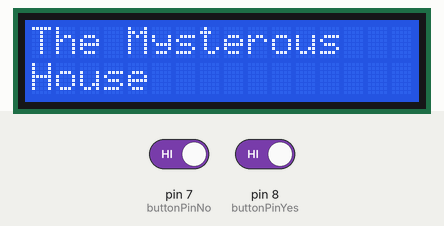
Simulated run of this sketch. Board: Arduino Uno, built with avr-gcc and run on an emulated ATmega328P. On the bench: 16×2 character LCD. Inputs (shaded band) come from the test bench; at power-on: pin 7 (buttonPinNo) HIGH, pin 8 (buttonPinYes) HIGH.

Above: at 0.1 s.
4.3 s: pin 7 (buttonPinNo) driven LOW
At 11.4 s:
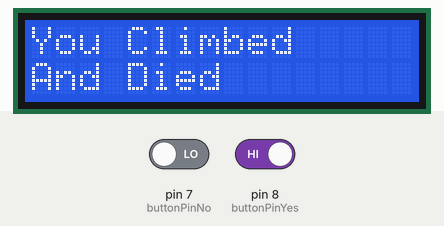
15.6 s: pin 7 (buttonPinNo) driven HIGH
At 29.5 s:
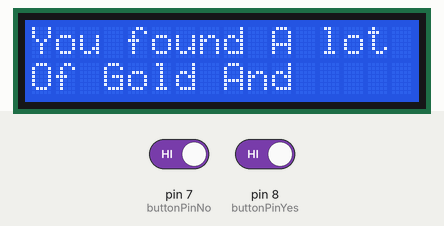
29.6 s: pin 7 (buttonPinNo) driven LOW and pin 8 (buttonPinYes) driven LOW
At 36.5 s:
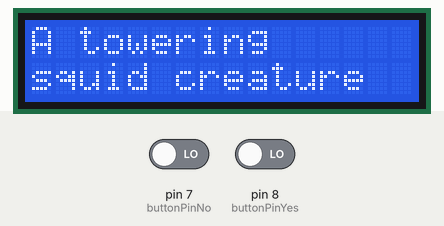
42.7 s: pin 8 (buttonPinYes) driven HIGH
At 53.3 s:
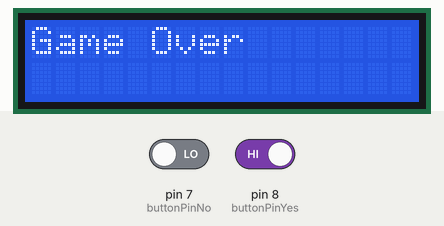
53.7 s: pin 8 (buttonPinYes) driven LOW
At 61.7 s:
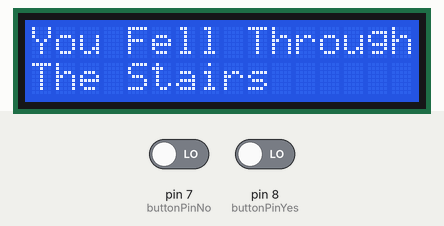
65.7 s: pin 8 (buttonPinYes) driven HIGH
At 73.8 s:
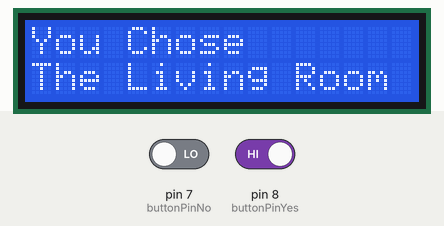
Timing chart, 0 to 75.3 s (numbered marks = the images above; inputs shaded):
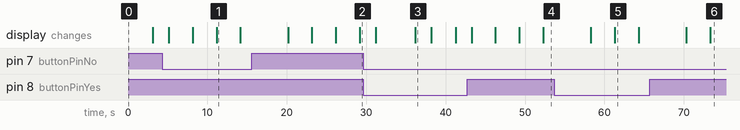

The sketch:

game.ino
```cpp
/*
  SparkFun Inventor’s Kit
  Circuit 4A-HelloWorld

  The LCD will display the words "Hello World" and show how many seconds have passed since
  the RedBoard was last reset.

  This sketch was written by SparkFun Electronics, with lots of help from the Arduino community.
  This code is completely free for any use.

  View circuit diagram and instructions at: https://learn.sparkfun.com/tutorials/sparkfun-inventors-kit-experiment-guide---v40
  Download drawings and code at: https://github.com/sparkfun/SIK-Guide-Code
*/

// constants won't change. They're used here to set pin numbers:
const int buttonPinNo = 7;     // the number of the pushbutton pin
const int buttonPinYes = 8;        // the number of the LED pin
int T = 3000;
int Third = 0;
int second = 0;
int special = 0;
// variables will change:
int buttonStateYes = 0;         // variable for reading the pushbutton status
int buttonStateNo = 0;

#include <LiquidCrystal.h>          //the liquid crystal libarry contains commands for printing to the display
int X = 1;
int First = 0;
int Second = 0;
LiquidCrystal lcd(12, 11, 5, 4, 3, 2);   // tell the RedBoard what pins are connected to the display

void setup() {

  lcd.begin(16,2);
  lcd.setCursor(0, 0);              //set the cursor to the 0,0 position (top left corner)
  lcd.print("The Mysterous");       //print hello, world! starting at that position
            //mvoe the cursor to the first space of the bottom row
  // read the state of the pushbutton value:
  // initialize the LED pin as an output:
 lcd.setCursor(0, 1);
 lcd.print("House");
  // initialize the pushbutton pin as an input:
  pinMode(buttonPinYes, INPUT_PULLUP);
  pinMode(buttonPinNo, INPUT_PULLUP);
  delay(T);
}


void loop() {
  lcd.begin(16,2);
  lcd.clear();
  lcd.setCursor(0,0);
  lcd.print("The Mysterous");       //print hello, world! starting at that position
            //mvoe the cursor to the first space of the bottom row
  // read the state of the pushbutton value:
  // initialize the LED pin as an output:
  lcd.setCursor(0, 1);
  lcd.print("House");
  lcd.clear();
  delay(2000);
  lcd.setCursor(0, 0);              //set the cursor to the 0,0 position (top left corner)
  lcd.print("Y:Enter Through");       //print hello, world! starting at that position
  lcd.setCursor(0, 1);
            //set the cursor to the 0,0 position (top left corner)
  lcd.print("The Door");       //print hello, world! starting at that position
  //mvoe the cursor to the first space of the bottom row
  // read the state of the pushbutton value:
  delay(T);
  lcd.clear();
  lcd.setCursor(0, 0);              //set the cursor to the 0,0 position (top left corner)
  lcd.print("N:Climb On");       //print hello, world! starting at that position
  lcd.setCursor(0, 1);
                //set the cursor to the 0,0 position (top left corner)
  lcd.print("The Roof");
  delay(T);
  buttonStateYes = digitalRead(buttonPinYes);
  buttonStateNo = digitalRead(buttonPinNo);
  // check if the pushbutton is pressed. If it is, the buttonState is HIGH:
  if(buttonStateYes == 0) {
    // turn LED on:
    lcd.clear();
    //lcd.begin(16,2);
    lcd.setCursor(0, 0);              //set the cursor to the 0,0 position (top left corner)
    lcd.print("You Entered");       //print hello, world! starting at that position

    lcd.setCursor(0, 1);
    lcd.print("The Door");
    delay(T);
    First = 0;
  }
  else if (buttonStateNo == 0)
  {
    lcd.clear();
    //lcd.begin(16,2);
    lcd.setCursor(0, 0);              //set the cursor to the 0,0 position (top left corner)
    lcd.print("You Climbed");       //print hello, world! starting at that position
    lcd.setCursor(0, 1);
    lcd.print("And Died");
    delay(T);
    First = 1;

  }
  if(First == 1)
  {
    lcd.clear();
    lcd.setCursor(0,0);
    lcd.print("Game Over");
    delay(T);
  }
  else if (X = 1)
  {
  lcd.clear();
  lcd.setCursor(0, 0);              //set the cursor to the 0,0 position (top left corner)
  lcd.print("Y:Climb The");       //print hello, world! starting at that position
  lcd.setCursor(0, 1);
            //set the cursor to the 0,0 position (top left corner)
  lcd.print("Stairs");       //print hello, world! starting at that position
  //mvoe the cursor to the first space of the bottom row
  // read the state of the pushbutton value:
  }
  delay(T);
  lcd.clear();
  lcd.setCursor(0, 0);              //set the cursor to the 0,0 position (top left corner)
  lcd.print("N:Explore The");       //print hello, world! starting at that position
  lcd.setCursor(0, 1);
                //set the cursor to the 0,0 position (top left corner)
  lcd.print("1st Floor");
  delay(T);
    buttonStateYes = digitalRead(buttonPinYes);
  buttonStateNo = digitalRead(buttonPinNo);
   if(buttonStateYes == 0) {
    // turn LED on:
    lcd.clear();
    //lcd.begin(16,2);
    lcd.setCursor(0, 0);              //set the cursor to the 0,0 position (top left corner)
    lcd.print("You Fell Through");       //print hello, world! starting at that position

    lcd.setCursor(0, 1);
    lcd.print("The Stairs");
    delay(T);
    Second=1;
  }
  else if (buttonStateNo == 0)
  {
    lcd.clear();
    //lcd.begin(16,2);
    lcd.setCursor(0, 0);              //set the cursor to the 0,0 position (top left corner)
    lcd.print("You Chose");       //print hello, world! starting at that position

    lcd.setCursor(0, 1);
    lcd.print("To Explore");
    delay(T);


  }
  if(Second == 1)
  {
    lcd.clear();
    lcd.setCursor(0,0);
    lcd.print("Game Over");
    delay(T);
  }
  else if (X == 1)
  {

  lcd.clear();
  lcd.setCursor(0, 0);              //set the cursor to the 0,0 position (top left corner)
  lcd.print("Y:Go to the");       //print hello, world! starting at that position
  lcd.setCursor(0, 1);
            //set the cursor to the 0,0 position (top left corner)
  lcd.print("Kitchen");       //print hello, world! starting at that position
  //mvoe the cursor to the first space of the bottom row
  // read the state of the pushbutton value:
  }
  delay(T);
  lcd.clear();
  lcd.setCursor(0, 0);              //set the cursor to the 0,0 position (top left corner)
  lcd.print("N:Go To The ");       //print hello, world! starting at that position
  lcd.setCursor(0, 1);
                //set the cursor to the 0,0 position (top left corner)
  lcd.print("Living Room");
  delay(T);
    buttonStateYes = digitalRead(buttonPinYes);
  buttonStateNo = digitalRead(buttonPinNo);
   if(buttonStateYes == 0) {
    // turn LED on:
    lcd.clear();
    //lcd.begin(16,2);
    lcd.setCursor(0, 0);              //set the cursor to the 0,0 position (top left corner)
    lcd.print("You Entered Kitchen");       //print hello, world! starting at that position

    lcd.setCursor(0, 1);
    lcd.print("And Fell Through");
    delay(2000);
    lcd.clear();
    //lcd.begin(16,2);
    lcd.setCursor(0, 0);              //set the cursor to the 0,0 position (top left corner)
    lcd.print("The Floor Into");
    lcd.setCursor(0, 1);
    lcd.print("The Mouth of A");
    delay(2000);
    lcd.clear();
    lcd.setCursor(0,0);
    lcd.print("Toothed Beast");
    delay(T);
    Third=1;
  }
  else if (buttonStateNo == 0)
  {
    lcd.clear();
    //lcd.begin(16,2);
    lcd.setCursor(0, 0);              //set the cursor to the 0,0 position (top left corner)
    lcd.print("You Chose");       //print hello, world! starting at that position

    lcd.setCursor(0, 1);
    lcd.print("The Living Room");
    delay(T);}
     if(Third == 1) {
    lcd.clear();
    lcd.setCursor(0,0);
    lcd.print("Game Over");
    delay(T);
  }
  else if (X == 1) {
    lcd.clear();
    lcd.setCursor(0,0);
    lcd.print("You found A lot");
    lcd.setCursor(0,1);
    lcd.print("Of Gold And");
    delay(2000);
    lcd.clear();
    lcd.setCursor(0,0);
    lcd.print("Escaped The");
    lcd.setCursor(0,1);
    lcd.print("House");
    delay(5000);
    buttonStateYes = digitalRead(buttonPinYes);
    X = 0;
    second = 0;
if(buttonStateYes == 0) {
    // turn LED on:
    lcd.clear();
    //lcd.begin(16,2);
    lcd.setCursor(0, 0);              //set the cursor to the 0,0 position (top left corner)
    lcd.print("A towering");       //print hello, world! starting at that position

    lcd.setCursor(0, 1);
    lcd.print("squid creature");
    delay(2000);
    lcd.clear();
    //lcd.begin(16,2);
    lcd.setCursor(0, 0);              //set the cursor to the 0,0 position (top left corner)
    lcd.print("hisses at you");
    lcd.setCursor(0, 1);
    lcd.print("and vanishes");
    delay(T);
    if (special == 1) {
      lcd.clear();
      lcd.setCursor(0,0);
      lcd.print("A dark force");
      lcd.setCursor(0,1);
      lcd.print("summons you");
      delay(2000);
      lcd.clear();
      lcd.setCursor(0,0);
      lcd.print("to a palace");
      lcd.setCursor(0,1);
      lcd.print("within the sea");
      delay(2000);
      lcd.clear();
      lcd.setCursor(0,0);
      lcd.print("Cthulu reveals");
      lcd.setCursor(0,1);
      lcd.print("himself to you");
      delay(2000);
      lcd.clear();
      lcd.setCursor(0,0);
      lcd.print("He has decided");
      lcd.setCursor(0,1);
      lcd.print("to make you a");
      delay(2000);
      lcd.clear();
      lcd.setCursor(0,0);
      lcd.print("prince/princess");
      lcd.setCursor(0,1);
      lcd.print("of twilight.");
      delay(2000);
      lcd.clear();
      lcd.setCursor(0,0);
      lcd.print("Even more");
      lcd.setCursor(0,1);
      lcd.print("secret ending");
      delay(2000);
    }
    special = 1;
    }
  }
}
```

Measured:
- after the input at 4.3 s, the display: first differs from a run without the input after 6.8 s (image 1)
- after the input at 29.6 s, the display: first differs from a run without the input after 6.6 s (image 3)
- after the input at 42.7 s, the display: first differs from a run without the input after 6.6 s (image 4 shows a later state)
- after the input at 53.7 s, the display: first differs from a run without the input after 7.6 s (image 5)
- after the input at 65.7 s, the display: first differs from a run without the input after 7.6 s (image 6)
- what the display in image 1 shows lasts 3.1 s, from 11.1 s to 14.2 s
- what the display in image 3 shows lasts 2.0 s, from 36.2 s to 38.2 s
